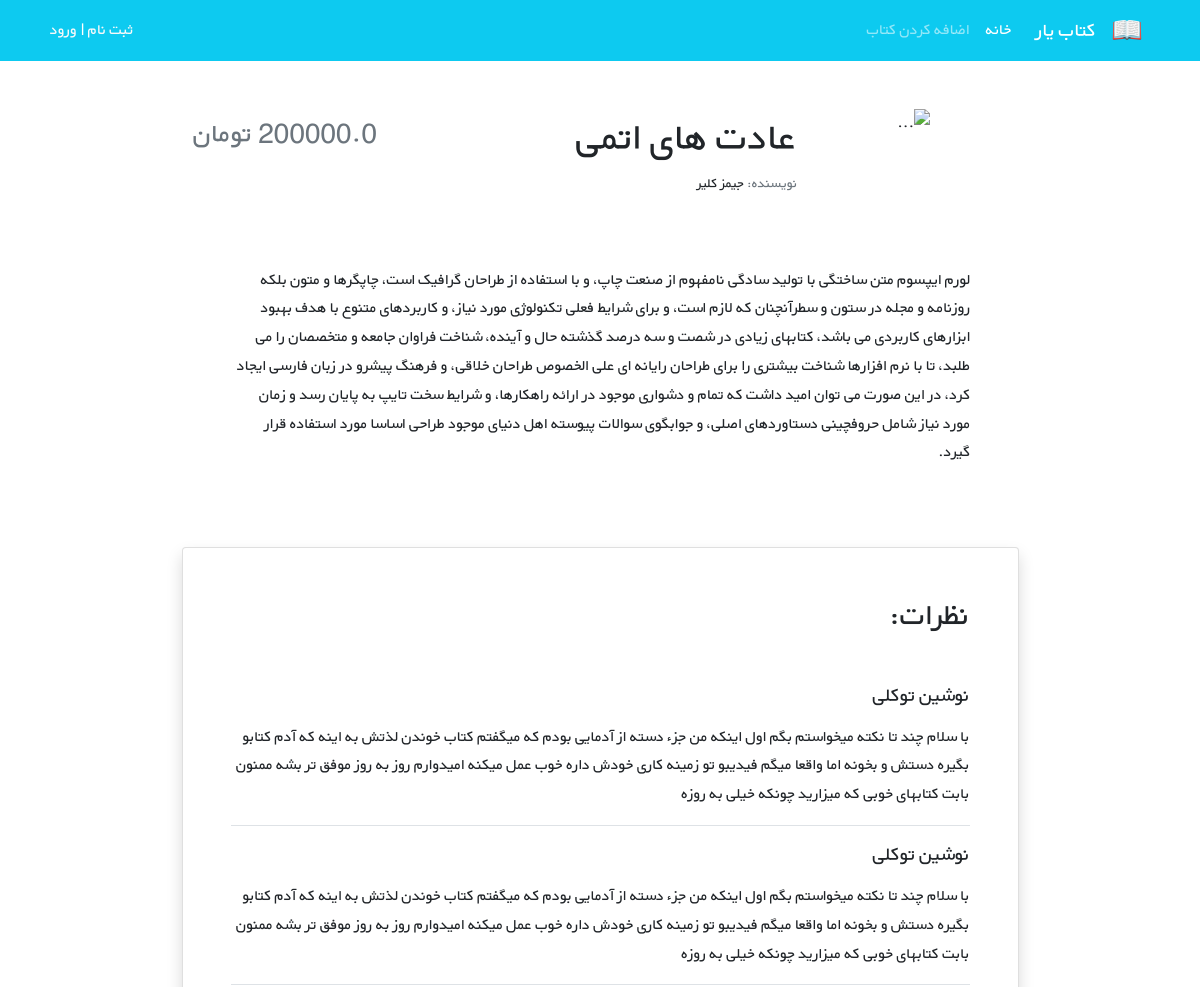
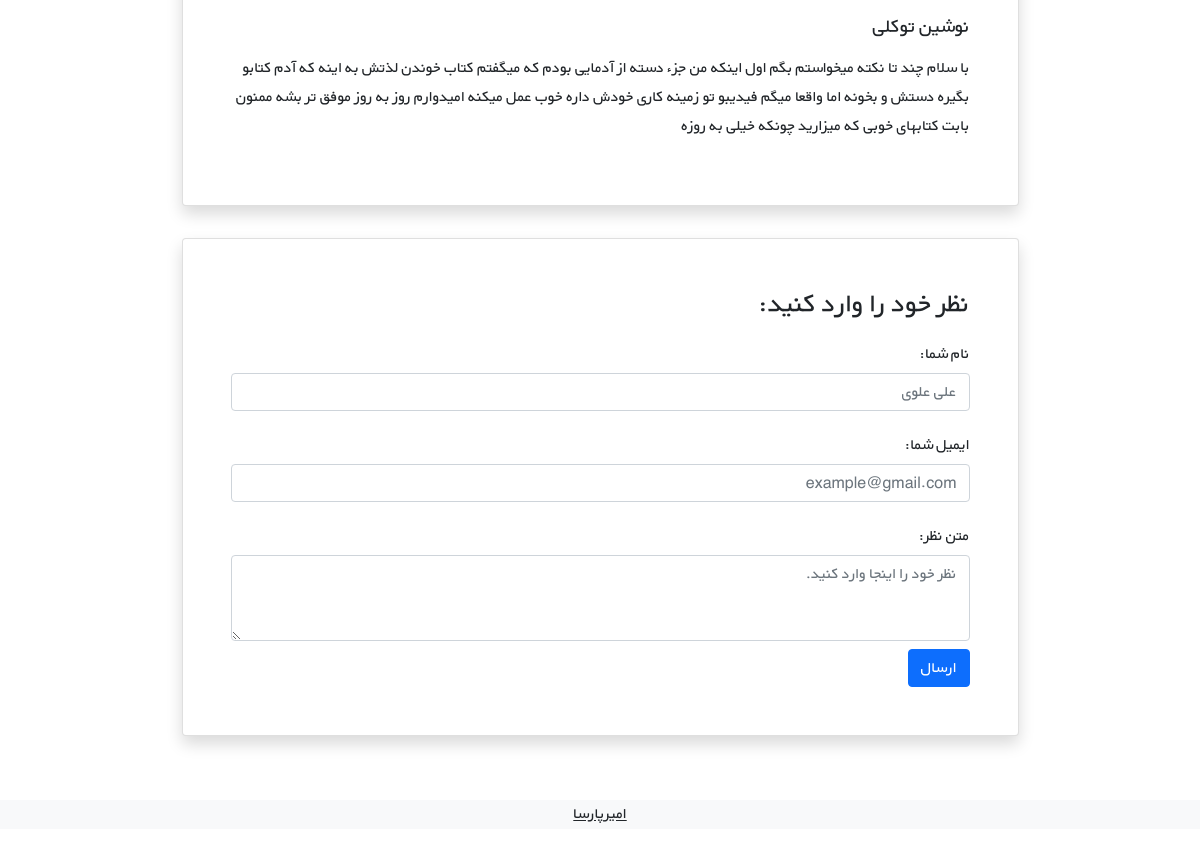
/books/9/, run on the app's committed database (2 pictures, top to bottom).
### books/models.py (models this page shows, shortened)
class Book(models.Model):
    title = models.CharField(max_length=200, blank=False, null=False)
    author = models.CharField(max_length=200)
    price = models.DecimalField(max_digits=9, decimal_places=1)
    description = models.TextField(blank=False, null=False)
    release_date = models.DateField()
    creation_date = models.DateTimeField(auto_now_add=True)
    visibility = models.BooleanField(default=True)

### books/views.py (the view)
# urls.py: path('<int:pk>/', BookDetailsView.as_view(), name='book_details'),
class BookDetailsView(generic.DetailView):
    model = Book
    template_name = 'books/book_details.html'
    context_object_name = 'book'

### books/templates/books/book_details.html (shortened to what this page needs)
{% extends '_base.html' %}
{% block content %}
<div class="container mt-5" dir="rtl">
    <div class="">
        <div class="">
            <div class="d-flex justify-content-center">
                <div class="row w-sm-75 w-100">
                    <div class="col-xs-12 col-md-3 d-flex justify-content-center">
                        <div>
                            <img src="https://newcdn.fidibo.com/images/books/65579_50411_normal.jpg"
                                 class="img-fluid rounded-start" alt="...">
                        </div>
                    </div>
                    <div class="col-xs-12 col-md-6 text-center text-md-end mt-md-1 mt-4">
                        <h1>{{ book.title }}</h1>
                        <h5 class="small my-1"><span class="text-muted">نویسنده: </span> {{ book.author }}</h5>
                    </div>
                    <div class="col-xs-12 col-md-3 d-flex flex-column">
                        <h3 class="align-self-center pt-2 text-muted align-self-md-end">
                            {{ book.price }} تومان
                        </h3>
                    </div>
                </div>
            </div>
            <div class="d-flex justify-content-center">
                <div class="my-3 p-5 w-sm-75 w-100">
                    {{ book.description }}
                </div>
            </div>
            <div class="d-flex justify-content-center">
                <div class="card shadow my-3 p-5 w-sm-75 w-100">
                    <h2 class="mb-5">نظرات:</h2>
                    <div class="border-bottom mb-3">
                        <h5 class="mb-3">نوشین توکلی</h5>
                        <p>با سلام چند تا نکته میخواستم بگم اول اینکه من جزء دسته از آدمایی بودم که میگفتم کتاب خوندن لذتش
                            به اینه که آدم کتابو بگیره دستش و بخونه اما واقعا میگم فیدیبو تو زمینه کاری خودش داره خوب عمل
                            میکنه امیدوارم روز به روز موفق تر بشه ممنون بابت کتابهای خوبی که میزارید چونکه خیلی به روزه</p>
                    </div>
                    <div class="border-bottom mb-3">
                        <h5 class="mb-3">نوشین توکلی</h5>
                        <p>با سلام چند تا نکته میخواستم بگم اول اینکه من جزء دسته از آدمایی بودم که میگفتم کتاب خوندن لذتش
                            به اینه که آدم کتابو بگیره دستش و بخونه اما واقعا میگم فیدیبو تو زمینه کاری خودش داره خوب عمل
                            میکنه امیدوارم روز به روز موفق تر بشه ممنون بابت کتابهای خوبی که میزارید چونکه خیلی به روزه</p>
                    </div>
                    <div>
                        <h5 class="mb-3">نوشین توکلی</h5>
                        <p>با سلام چند تا نکته میخواستم بگم اول اینکه من جزء دسته از آدمایی بودم که میگفتم کتاب خوندن لذتش
                            به اینه که آدم کتابو بگیره دستش و بخونه اما واقعا میگم فیدیبو تو زمینه کاری خودش داره خوب عمل
                            میکنه امیدوارم روز به روز موفق تر بشه ممنون بابت کتابهای خوبی که میزارید چونکه خیلی به روزه</p>
                    </div>
                </div>
            </div>
            <div class="d-flex justify-content-center">
                <div class="card shadow my-3 p-5 w-sm-75 w-100">
                    <h3>نظر خود را وارد کنید:</h3>
                    <form method="POST">
                        <div class="form-group py-2">
                            <label class="py-1" for="author_name">نام شما:</label>
                            <input type="text" class="form-control" placeholder="علی علوی" name="author_name">
                        </div>
                        <div class="form-group py-2">
                            <label class="py-1" for="email">ایمیل شما:</label>
                            <input type="email" class="form-control" placeholder="example@gmail.com" name="email">
                        </div>
                        <div class="form-group py-2">
                            <label class="py-1" for="comment_text">متن نظر:</label>
                            <textarea class="form-control" name="text" rows="3"
                                      placeholder="نظر خود را اینجا وارد کنید."></textarea>
                        </div>
                        <button type="submit" class="btn btn-primary">ارسال</button>
                    </form>
                </div>
            </div>
        </div>
    </div>
</div>
{% endblock content %}

### static/css/style.css (style rules this page uses)
* { font-family: 'BYekan', sans-serif; line-height: 1.8rem; }
@media (min-width: 576px) { .w-sm-75 { width: 75%!important; } }

### data on the page
Book: title "عادت های اتمی", author "جیمز کلیر", description "لورم ایپسوم متن ساختگی با تولید سادگی نامفهوم از صنعت چاپ، و با استفاده از طراحان گرافیک است، چاپگرها و متون بلکه روزنامه و مجله در ستون و سطرآنچنان که لازم است، و برای شرایط فعلی تکنولوژی مورد نیاز، و کاربردهای متنوع با هدف بهبود ابزارهای کاربردی می باشد، کتابهای زیادی در شصت و سه درصد گذشته حال و آینده، شناخت فراوان جامعه و متخصصان را می طلبد، تا با نرم افزارها شناخت بیشتری را برای طراحان رایانه ای علی الخصوص طراحان خلاقی، و فرهنگ پیشرو در زبان فارسی ایجاد کرد، در این صورت می توان امید داشت که تمام و دشواری موجود در ارائه راهکارها، و شرایط سخت تایپ به پایان رسد و زمان مورد نیاز شامل حروفچینی دستاوردهای اصلی، و جوابگوی سوالات پیوسته اهل دنیای موجود طراحی اساسا مورد استفاده قرار گیرد."
